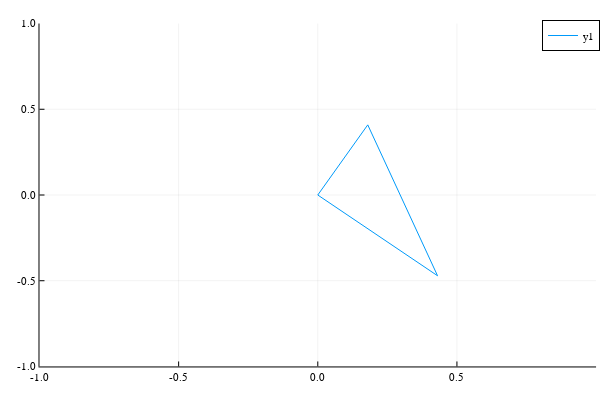

The cell this chart's notebook holds for it:
### Code cell
points=draw(E1)
plot(points[1,:],points[2,:],xlim=[-1,1], ylim=[-1,1])

### Figure 1 — Plotly figure (JSON) as saved in the notebook; plotly's stock layout.template omitted (floating-point values rounded to 4 significant figures)
{"data": [{"colorbar": {"len": 0.9525, "title": "", "x": 0.9934, "y": 0.5139}, "legendgroup": "y1", "line": {"color": "rgba(0, 154, 250, 1.000)", "dash": "solid", "shape": "linear", "width": 1}, "mode": "lines", "name": "y1", "showlegend": true, "type": "scatter", "x": [0, 0.4304, 0.4304, 0.1796, 0.1796, -8.604e-16, -8.604e-16], "xaxis": "x", "y": [0, -0.4711, -0.4711, 0.4091, 0.4091, -1.11e-16, -1.11e-16], "yaxis": "y"}], "layout": {"annotations": [], "height": 400, "legend": {"bgcolor": "rgba(255, 255, 255, 1.000)", "bordercolor": "rgba(0, 0, 0, 1.000)", "borderwidth": 1, "font": {"color": "rgba(0, 0, 0, 1.000)", "family": "sans-serif", "size": 11}, "title": {"font": {"color": "rgba(0, 0, 0, 1.000)", "family": "sans-serif", "size": 15}, "text": ""}, "tracegroupgap": 0, "traceorder": "normal", "x": 1, "xanchor": "auto", "y": 1, "yanchor": "auto"}, "margin": {"b": 20, "l": 0, "r": 0, "t": 20}, "paper_bgcolor": "rgba(255, 255, 255, 1.000)", "plot_bgcolor": "rgba(255, 255, 255, 1.000)", "showlegend": true, "width": 600, "xaxis": {"anchor": "y", "domain": [0.06582, 0.9934], "gridcolor": "rgba(0, 0, 0, 0.100)", "gridwidth": 0.5, "linecolor": "rgba(0, 0, 0, 1.000)", "mirror": false, "range": [-1, 1], "showgrid": true, "showline": true, "showticklabels": true, "tickangle": 0, "tickcolor": "rgb(0, 0, 0)", "tickfont": {"color": "rgba(0, 0, 0, 1.000)", "family": "sans-serif", "size": 11}, "tickmode": "array", "ticks": "inside", "ticktext": ["-1.0", "-0.5", "0.0", "0.5", "1.0"], "tickvals": [-1, -0.5, 0, 0.5, 1], "title": "", "titlefont": {"color": "rgba(0, 0, 0, 1.000)", "family": "sans-serif", "size": 15}, "type": "-", "visible": true, "zeroline": false, "zerolinecolor": "rgba(0, 0, 0, 1.000)"}, "yaxis": {"anchor": "x", "domain": [0.03762, 0.9902], "gridcolor": "rgba(0, 0, 0, 0.100)", "gridwidth": 0.5, "linecolor": "rgba(0, 0, 0, 1.000)", "mirror": false, "range": [-1, 1], "showgrid": true, "showline": true, "showticklabels": true, "tickangle": 0, "tickcolor": "rgb(0, 0, 0)", "tickfont": {"color": "rgba(0, 0, 0, 1.000)", "family": "sans-serif", "size": 11}, "tickmode": "array", "ticks": "inside", "ticktext": ["-1.0", "-0.5", "0.0", "0.5", "1.0"], "tickvals": [-1, -0.5, 0, 0.5, 1], "title": "", "titlefont": {"color": "rgba(0, 0, 0, 1.000)", "family": "sans-serif", "size": 15}, "type": "-", "visible": true, "zeroline": false, "zerolinecolor": "rgba(0, 0, 0, 1.000)"}}}
